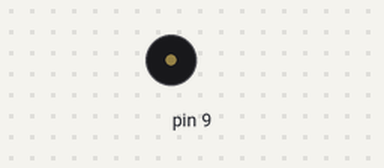
Bench run of a sketch on a simulated Arduino Uno, built with avr-gcc and run on an emulated ATmega328P. On the bench: buzzer (waves = sounding).

Above: at 1.4 s.
At 25.07 s:
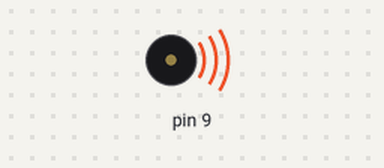
Timing chart, 0 to 26.0 s (numbered marks = the images above):
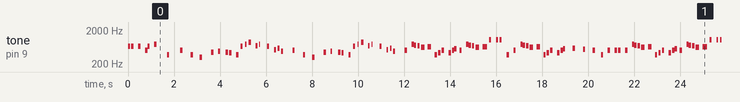

The sketch:

MarioThemeSong.ino
```cpp
void setup()
{
  pinMode(9,OUTPUT);

}
void loop()
{
  tone(9,660,100);
delay(150);
tone(9,660,100);
delay(300);
tone(9,660,100);
delay(300);
tone(9,510,100);
delay(100);
tone(9,660,100);
delay(300);
tone(9,770,100);
delay(550);
tone(9,380,100);
delay(575);

tone(9,510,100);
delay(450);
tone(9,380,100);
delay(400);
tone(9,320,100);
delay(500);
tone(9,440,100);
delay(300);
tone(9,480,80);
delay(330);
tone(9,450,100);
delay(150);
tone(9,430,100);
delay(300);
tone(9,380,100);
delay(200);
tone(9,660,80);
delay(200);
tone(9,760,50);
delay(150);
tone(9,860,100);
delay(300);
tone(9,700,80);
delay(150);
tone(9,760,50);
delay(350);
tone(9,660,80);
delay(300);
tone(9,520,80);
delay(150);
tone(9,580,80);
delay(150);
tone(9,480,80);
delay(500);

tone(9,510,100);
delay(450);
tone(9,380,100);
delay(400);
tone(9,320,100);
delay(500);
tone(9,440,100);
delay(300);
tone(9,480,80);
delay(330);
tone(9,450,100);
delay(150);
tone(9,430,100);
delay(300);
tone(9,380,100);
delay(200);
tone(9,660,80);
delay(200);
tone(9,760,50);
delay(150);
tone(9,860,100);
delay(300);
tone(9,700,80);
delay(150);
tone(9,760,50);
delay(350);
tone(9,660,80);
delay(300);
tone(9,520,80);
delay(150);
tone(9,580,80);
delay(150);
tone(9,480,80);
delay(500);

tone(9,500,100);
delay(300);

tone(9,760,100);
delay(100);
tone(9,720,100);
delay(150);
tone(9,680,100);
delay(150);
tone(9,620,150);
delay(300);

tone(9,650,150);
delay(300);
tone(9,380,100);
delay(150);
tone(9,430,100);
delay(150);

tone(9,500,100);
delay(300);
tone(9,430,100);
delay(150);
tone(9,500,100);
delay(100);
tone(9,570,100);
delay(220);

tone(9,500,100);
delay(300);

tone(9,760,100);
delay(100);
tone(9,720,100);
delay(150);
tone(9,680,100);
delay(150);
tone(9,620,150);
delay(300);

tone(9,650,200);
delay(300);

tone(9,1020,80);
delay(300);
tone(9,1020,80);
delay(150);
tone(9,1020,80);
delay(300);

tone(9,380,100);
delay(300);
tone(9,500,100);
delay(300);

tone(9,760,100);
delay(100);
tone(9,720,100);
delay(150);
tone(9,680,100);
delay(150);
tone(9,620,150);
delay(300);

tone(9,650,150);
delay(300);
tone(9,380,100);
delay(150);
tone(9,430,100);
delay(150);

tone(9,500,100);
delay(300);
tone(9,430,100);
delay(150);
tone(9,500,100);
delay(100);
tone(9,570,100);
delay(420);

tone(9,585,100);
delay(450);

tone(9,550,100);
delay(420);

tone(9,500,100);
delay(360);

tone(9,380,100);
delay(300);
tone(9,500,100);
delay(300);
tone(9,500,100);
delay(150);
tone(9,500,100);
delay(300);

tone(9,500,100);
delay(300);

tone(9,760,100);
delay(100);
tone(9,720,100);
delay(150);
tone(9,680,100);
delay(150);
tone(9,620,150);
delay(300);

tone(9,650,150);
delay(300);
tone(9,380,100);
delay(150);
tone(9,430,100);
delay(150);

tone(9,500,100);
delay(300);
tone(9,430,100);
delay(150);
tone(9,500,100);
delay(100);
tone(9,570,100);
delay(220);

tone(9,500,100);
delay(300);

tone(9,760,100);
delay(100);
tone(9,720,100);
delay(150);
tone(9,680,100);
delay(150);
tone(9,620,150);
delay(300);

tone(9,650,200);
delay(300);

tone(9,1020,80);
delay(300);
tone(9,1020,80);
delay(150);
tone(9,1020,80);
delay(300);

tone(9,380,100);
delay(300);
tone(9,500,100);
delay(300);

tone(9,760,100);
delay(100);
tone(9,720,100);
delay(150);
tone(9,680,100);
delay(150);
tone(9,620,150);
delay(300);

tone(9,650,150);
delay(300);
tone(9,380,100);
delay(150);
tone(9,430,100);
delay(150);

tone(9,500,100);
delay(300);
tone(9,430,100);
delay(150);
tone(9,500,100);
delay(100);
tone(9,570,100);
delay(420);

tone(9,585,100);
delay(450);

tone(9,550,100);
delay(420);

tone(9,500,100);
delay(360);

tone(9,380,100);
delay(300);
tone(9,500,100);
delay(300);
tone(9,500,100);
delay(150);
tone(9,500,100);
delay(300);

tone(9,500,60);
delay(150);
tone(9,500,80);
delay(300);
tone(9,500,60);
delay(350);
tone(9,500,80);
delay(150);
tone(9,580,80);
delay(350);
tone(9,660,80);
delay(150);
tone(9,500,80);
delay(300);
tone(9,430,80);
delay(150);
tone(9,380,80);
delay(600);

tone(9,500,60);
delay(150);
tone(9,500,80);
delay(300);
tone(9,500,60);
delay(350);
tone(9,500,80);
delay(150);
tone(9,580,80);
delay(150);
tone(9,660,80);
delay(550);

tone(9,870,80);
delay(325);
tone(9,760,80);
delay(600);

tone(9,500,60);
delay(150);
tone(9,500,80);
delay(300);
tone(9,500,60);
delay(350);
tone(9,500,80);
delay(150);
tone(9,580,80);
delay(350);
tone(9,660,80);
delay(150);
tone(9,500,80);
delay(300);
tone(9,430,80);
delay(150);
tone(9,380,80);
delay(600);

tone(9,660,100);
delay(150);
tone(9,660,100);
delay(300);
tone(9,660,100);
delay(300);
tone(9,510,100);
delay(100);
tone(9,660,100);
delay(300);
tone(9,770,100);
delay(550);
tone(9,380,100);
delay(575);
}
```

Measured:
- by itself, tone on pin 9: plays 660 Hz for 0.10 s, 660 Hz for 0.10 s, 660 Hz for 0.10 s, 510 Hz for 0.10 s, 660 Hz for 0.10 s, 770 Hz for 0.10 s … (492 notes in this stretch)
